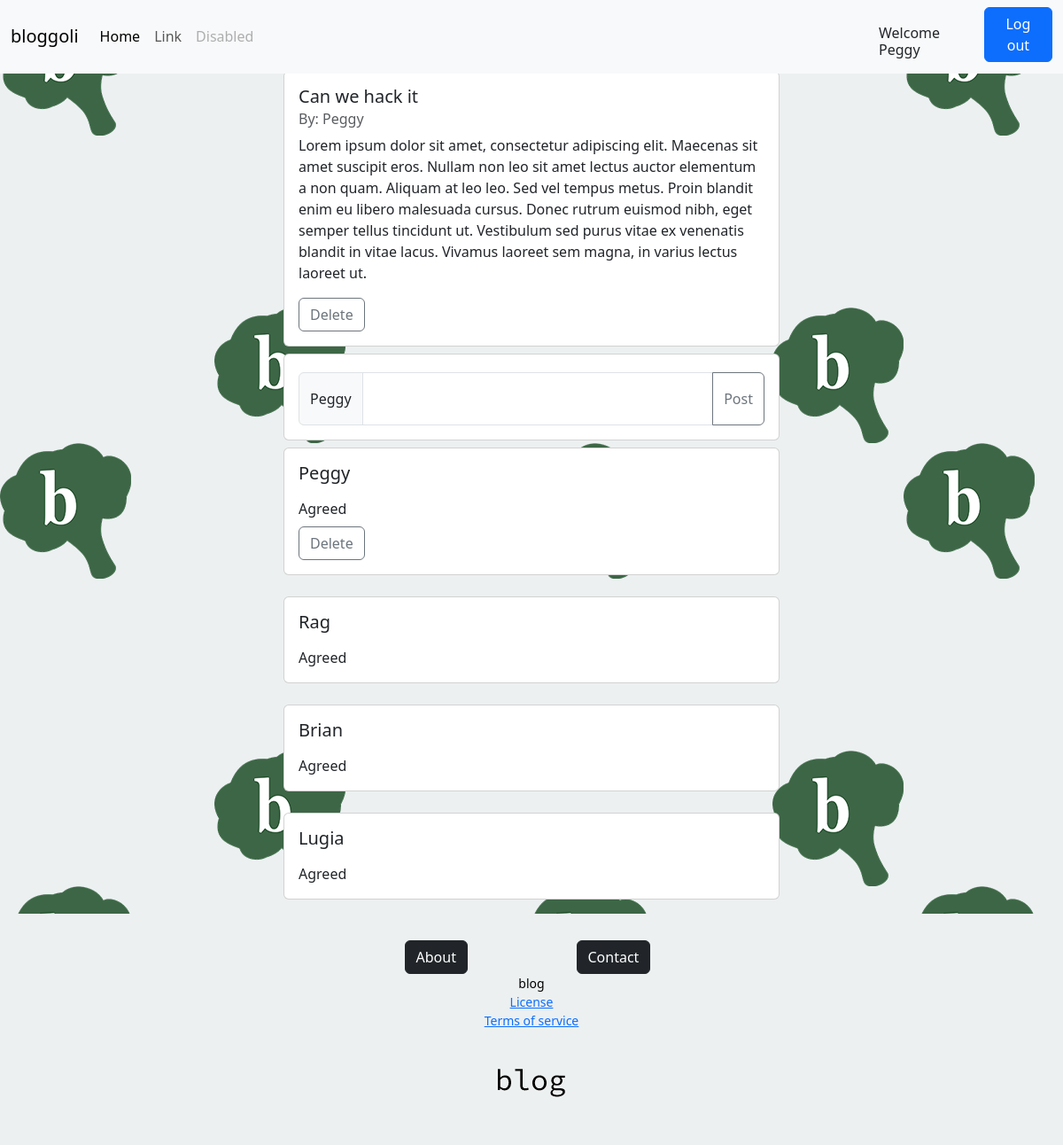
Screenshot of /php/post.php?idpost=1 (signed in) with the database file from the repository.
### tables this page shows
CREATE TABLE IF NOT EXISTS `posts` (
  `idpost` INT NOT NULL AUTO_INCREMENT,
  `title` VARCHAR(90) NOT NULL,
  `content` TEXT NOT NULL,
  `date` DATE NOT NULL,
  `userid` INT NOT NULL,
  PRIMARY KEY (`idpost`),
  UNIQUE INDEX `idpost_UNIQUE` (`idpost` ASC),
  INDEX `userid_idx` (`userid` ASC),
  CONSTRAINT `userid_FOREIGN_KEY`
    FOREIGN KEY (`userid`)
    REFERENCES `users` (`idusers`)
    ON DELETE CASCADE);

CREATE TABLE IF NOT EXISTS `users` (
  `idusers` INT NOT NULL AUTO_INCREMENT,
  `username` VARCHAR(45) NOT NULL,
  `email` VARCHAR(45) NOT NULL,
  `password` VARCHAR(45) NOT NULL,
  PRIMARY KEY (`idusers`),
  UNIQUE INDEX `idusers_UNIQUE` (`idusers` ASC));

CREATE TABLE IF NOT EXISTS `comments` (
  `idcomment` INT NOT NULL AUTO_INCREMENT,
  `content` MEDIUMTEXT NOT NULL,
  `userid` INT NOT NULL,
  `postid` INT NOT NULL,
  PRIMARY KEY (`idcomment`),
  UNIQUE INDEX `idcomment_UNIQUE` (`idcomment` ASC),
  INDEX `userid_FOREIGN_KEY_idx` (`userid` ASC),
  INDEX `postid_FOREIGN_KEY_idx` (`postid` ASC),
  CONSTRAINT `postid_FOREIGN_KEY_comments`
    FOREIGN KEY (`postid`)
    REFERENCES `posts` (`idpost`)
    ON DELETE CASCADE,
  CONSTRAINT `userid_FOREIGN_KEY_comments`
    FOREIGN KEY (`userid`)
    REFERENCES `users` (`idusers`)
    ON DELETE CASCADE);

### includes/commentlayout.php (the view, shortened to what this page needs)
<?php
    class Comment {
        public $username = "";
        public $idcomment = "";
        public $content = "";
        public $delete = false;
        function __construct($username, $idcomment, $content, $delete){
            $this->username = $username;
            $this->idcomment = $idcomment;
            $this->content = $content;
            $this->delete = $delete;
        }
        function print(){
            echo '<div class="card mb-3" style="width: 35rem;">
                    <div class="card-body comment-body gap-2">
                        <h5 class="card-title">' . $this->username . ' </h5>
                        <p class="card-text content">' . $this->content . '</p>
                        '. ($this->delete ? '<form action="deletecomment.php" method="POST"><button class="btn btn-outline-secondary" name="id" value="'. $this->idcomment .'" type="submit" id="button-addon2">Delete</button></form>' : "" ) . '
                    </div>
                  </div>';
        }
    }
?>

### php/post.php (shortened to what this page needs)
<!DOCTYPE html>
<html lang="en">
<head>
    <?php
        require_once("../includes/config.php");
        include("../includes/postlayout.php");
        include("../includes/commentlayout.php");
        $idpost = null;
        if(isset($_GET["idpost"])){
            $idpost = $_GET["idpost"];
        }
        $tablePosts = "posts";
        $tableUsers = "users";
    ?>
    <link href="https://cdn.jsdelivr.net/npm/bootstrap@5.3.2/dist/css/bootstrap.min.css" rel="stylesheet">
    <link href="../css/home.css" rel="stylesheet" type="text/css">
    <link href="../css/post.css" rel="stylesheet" type="text/css">
    <link href="../css/bg.css" rel="stylesheet" type="text/css">
    <link href="../css/top-nav.css" rel="stylesheet" type="text/css">
</head>
<body>
    <?php include '../includes/header.php'?>
    <div class="boxbody container d-flex flex-column justify-content-center align-items-center gap-2">
        <?php
            if(isset($idpost, $_SESSION['idusers'])){
                $getPost = "SELECT idusers, username, title, content, idpost
                            FROM $tableUsers, $tablePosts
                            WHERE idpost=:idpost
                            AND idusers=userid";
                $postResults = $pdo->prepare($getPost);
                $postResults->execute(array(":idpost" => $idpost));
                if($row = $postResults->fetch()){
                    if($_SESSION['idusers'] == $row['idusers']){
                        $post = new Post($row['username'], $row['title'], $row['content'], $row['idpost'], true, true);
                        $post->print();
                    } else {
                        $post = new Post($row['username'], $row['title'], $row['content'], $row['idpost'], true, false);
                        $post->print();
                    }
                }
            }
        ?>
        <?php include '../includes/commentbox.php' ?>
        <?php
            if(isset($idpost, $_SESSION['idusers'], $_SESSION['username'])){
                $getComments = "SELECT username, idcomment, content, userid
                                FROM comments, users
                                WHERE postid=:idpost
                                AND idusers=userid
                                ORDER BY comments.idcomment ASC";
                $commentsResults = $pdo->prepare($getComments);
                $commentsResults->execute(array(":idpost" => $idpost));
                while($row = $commentsResults->fetch()){
                    if($_SESSION['idusers'] == $row['userid']){
                        $comment = new Comment($row['username'], $row['idcomment'], $row['content'], true);
                        $comment->print();
                    } else {
                        $comment = new Comment($row['username'], $row['idcomment'], $row['content'], false);
                        $comment->print();
                    }
                }
            } else {
                header("Location: login.php");
            }
        ?>
    </div>
    <?php include '../includes/footer.php'?>
</body>
</html>

### includes/header.php
<?php
  echo '<nav class="navbar navbar-fixed-top sticky-top navbar-expand-lg bg-body-tertiary">
  <div class="container-fluid">
    <button class="navbar-toggler" type="button" data-bs-toggle="collapse" data-bs-target="#navbarTogglerDemo01" aria-controls="navbarTogglerDemo01" aria-expanded="false" aria-label="Toggle navigation">
      <span class="navbar-toggler-icon"></span>
    </button>
    <div class="link-group gap-2 ms-auto d-flex col-8 col-sm-4 col-lg-2 justify-content-end">';
    if(isset($_SESSION["idusers"])) {
      echo '<h6>Welcome ' . $_SESSION["username"] . '</h6>
            <form action="logout.php" method="POST"><button class="btn btn-primary" type="submit">Log out</button></form>';
    } else {
      echo '<a class="btn btn-outline-success" href="../php/login.php">Log in</a>
      <a class="btn btn-primary" href="../php/signup.php">Sign up</a>';
    }
  echo '</div>
<div class="collapse navbar-collapse" id="navbarTogglerDemo01">
  <a class="navbar-brand" href="../php/home.php">bloggoli</a>
  <ul class="navbar-nav me-auto mb-2 mb-lg-0">
    <li class="nav-item">
      <a class="nav-link active" aria-current="page" href="../php/home.php">Home</a>
    </li>
    <li class="nav-item">
      <a class="nav-link" href="#">Link</a>
    </li>
    <li class="nav-item">
      <a class="nav-link disabled" aria-disabled="true">Disabled</a>
    </li>
  </ul>
</div>
</div>
</nav>';
?>

### includes/postlayout.php (shortened to what this page needs)
<?php
    class Post {
        public $username = "";
        public $title = "";
        public $content = "";
        public $idpost = "";
        public $linked = false;
        public $delete = false;
        function __construct($username, $title, $content, $id, $linked, $delete){
            $this->username = $username;
            $this->title = $title;
            $this->content = $content;
            $this->idpost = $id;
            $this->linked = $linked;
            $this->delete = $delete;
        }
        function print() {
            echo
            '<div class="card" id="post-card" style="width: 35rem;" ' . (!$this->linked ? 'onclick="window.location.href=\'post.php?idpost=' . $this->idpost . '\';"' : "") . '>
                <div class="card-body">
                    <h5 class="card-title">' . $this->title . ' </h5>
                    <h6 class="card-subtitle mb-2 text-body-secondary">By: ' . $this->username . '</h6>
                    <p class="card-text">' . $this->content . '</p>
                    '. ($this->delete ? '<form action="deletepost.php" method="POST"><button class="btn btn-outline-secondary" name="id" value="'. $this->idpost .'" type="submit" id="button-addon2">Delete</button></form>' : "" ) . '
                </div>
            </div>';
        }
    }
?>

### includes/commentbox.php
<?php
    echo
    '<div class="card" id="post-card" style="width: 35rem;">
        <div class="card-body">
            <h5 class="card-title"></h5>
            <h6 class="card-subtitle mb-2 text-body-secondary"></h6>
            <form class="input-group" action="postcomment.php" method="POST">
                <span class="input-group-text">' . $_SESSION['username'] . '</span>
                <textarea class="commentbox form-control" name="comment" aria-label="With textarea"></textarea>
                <button class="btn btn-outline-secondary" type="submit" id="button-addon2">Post</button>
            </form>
        </div>
    </div>';
?>

### includes/footer.php
<?php
    echo '<footer id="footer">
    <div class="container">
        <div class="d-flex justify-content-center gap-2">
            <div class="col-sm-2">
                <a href="../html/about.html" class="btn btn-dark">About</a>
            </div>
            <div class="col-sm-1">
                <a href="../html/contact.html" class="btn btn-dark">Contact</a>
            </div>
        </div>
        <div class="center footer-txt">
            blog<br/>
            <div>
                <a href="../html/license.html">License</a><br>
                <a href="../html/terms.html">Terms of service</a>
            </div>
            <div class="footer-logos">
                <img id="footer-logo" alt="logo" src="../img/emblem.png"/>
            </div>
        </div>
    </div>
</footer>'
?>

### css/home.css (style rules this page uses)
.boxbody { width: 300px; height: 100%; }
body { padding-top: 80px; }
footer { padding: 30px 0 30px; color: #ecf0f1; background: #ecf0f1; }
.footer-txt { color: #000; font-size: 14px; text-align: center; }
.footer-logos { width: 80px; height: 80px; margin: 20px auto 0 auto; position: relative; }

### css/post.css (style rules this page uses)
.commentbox { box-sizing: border-box; height: 60px; overflow: hidden; resize: none; }
.content { margin-bottom: 0px; }
.comment-body { display: flex; flex-direction: column; }

### css/bg.css (style rules this page uses)
body { background-image: url(../img/pattern.svg); background-color: #ecf0f1; }

### css/top-nav.css (style rules this page uses)
.navbar { position: fixed; width: 100%; top: 0; z-index: 1000; background-color: white; }
.navbar-fixed-top { z-index: 1000; }
.link-group { align-items: baseline; }
@media (min-width: 992px) { .link-group { order: 3!important; } }

### rows the page displays
posts: title "Can we hack it", userid.username "Peggy", content "Lorem ipsum dolor sit amet, consectetur adipiscing elit. Maecenas sit amet suscipit eros. Nullam non leo sit amet lectus auctor elementum a non quam. Aliquam at leo leo. Sed vel tempus metus. Proin blandit enim eu libero malesuada cursus. Donec rutrum euismod nibh, eget semper tellus tincidunt ut. Vestibulum sed purus vitae ex venenatis blandit in vitae lacus. Vivamus laoreet sem magna, in varius lectus laoreet ut."
comments: userid.username "Peggy", content "Agreed"
comments: userid.username "Rag", content "Agreed"
comments: userid.username "Brian", content "Agreed"
comments: userid.username "Lugia", content "Agreed"

### other values shown
$_SESSION["username"] "Peggy"
$_SESSION['username'] "Peggy"
